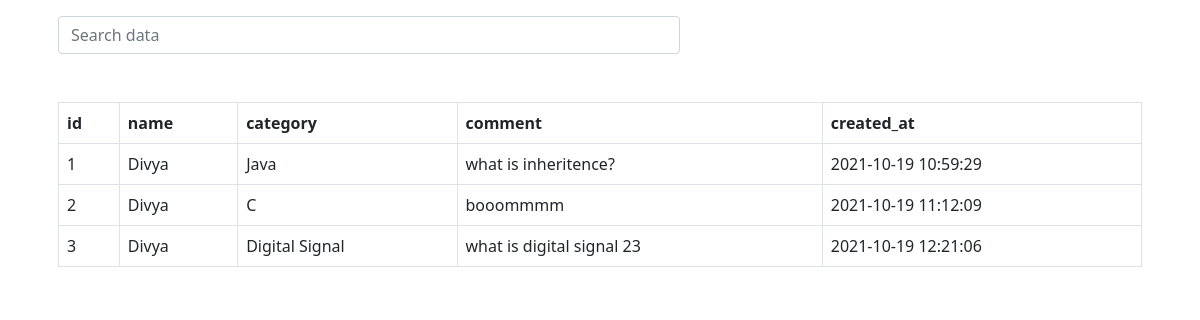
/home_search.php, run on the app's committed database.
### tables this page shows
CREATE TABLE `comments` (
  `id` int(11) NOT NULL,
  `students_id` varchar(13) NOT NULL,
  `name` varchar(100) NOT NULL,
  `email` text NOT NULL,
  `comment` text NOT NULL,
  `post_id` int(11) NOT NULL,
  `created_at` datetime NOT NULL,
  `reply_of` int(11) NOT NULL,
  `status` varchar(50) NOT NULL,
  `category` varchar(100) NOT NULL
);

### home_search.php (the view, shortened to what this page needs)
<!doctype html>
<html lang="en">
<head>
    <link href="https://cdn.jsdelivr.net/npm/bootstrap@5.0.0-beta1/dist/css/bootstrap.min.css" rel="stylesheet">
    <link href="https://cdn.jsdelivr.net/npm/bootstrap@5.0.0-beta1/dist/css/bootstrap.min.css" rel="stylesheet">
</head>
<body>
    <div class="container">
        <div class="row">
            <div class="col-md-12">
                    <div class="card-body">
                        <div class="row">
                            <div class="col-md-7">
                                <form action="" method="GET">
                                    <div class="input-group mb-3">
                                        <input type="text" name="" id="filter"  class="form-control" placeholder="Search data" onkeyup="searchFun()">
                                    </div>
                                </form>
                        </div>
                    </div>
                </div>
            </div>
                            <div class="col-md-12">
                    <div class="card-body">
                        <table class="table table-bordered" id="myTable">
                            <thead>
                                <tr>
                                    <th>id</th>
                                    <th>name</th>
                                    <th>category</th>
                                    <th>comment</th>
                                    <th>created_at</th>
                                </tr>
                            </thead>
                            <tbody>
<?php
$conn = mysqli_connect("localhost","root","","discussion_forum");
$query = "SELECT * FROM comments";
$query_run = mysqli_query($conn, $query);
if(mysqli_num_rows($query_run) > 0)
{
    foreach($query_run as $row)
    {
        ?>
    <tr>
    <td><?= $row['id']; ?></td>
  <td><?= $row['name']; ?></td>
      <td><?= $row['category']; ?></td>
            <td><?= $row['comment']; ?></td>
        <td><?= $row['created_at']; ?></td>
        </tr>
        <?php
    }
}
else
{
    ?>
        <tr>
            <td colspan="4">No Record Found</td>
        </tr>
    <?php
}
?>
</body>
</html>

### data on the page
comments: id "1", name "Divya", category "Java", comment "what is inheritence?", created_at "2021-10-19 10:59:29"
comments: id "2", name "Divya", category "C", comment "booommmm", created_at "2021-10-19 11:12:09"
comments: id "3", name "Divya", category "Digital Signal", comment "what is digital signal 23", created_at "2021-10-19 12:21:06"
